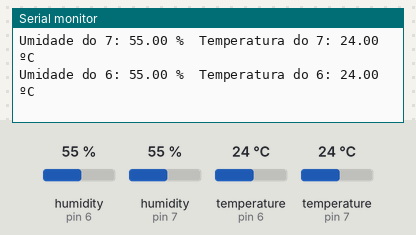
The sketch below on a simulated Arduino Uno, built with avr-gcc and run on an emulated ATmega328P. Parts: the last lines printed to the serial monitor. The inputs (shaded band) are chosen by the test bench; at power-on: humidity (sensors on pin 6, pin 7) 55 %, temperature (sensors on pin 6, pin 7) 24 °C.

Above: at 3.0 s.
3.1 s: humidity (sensor on pin 6) set to 22 %
At 4.73 s:
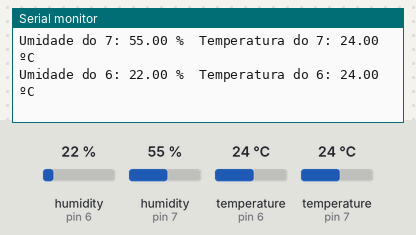
6.0 s: humidity (sensor on pin 7) set to 22 %
At 6.5 s:
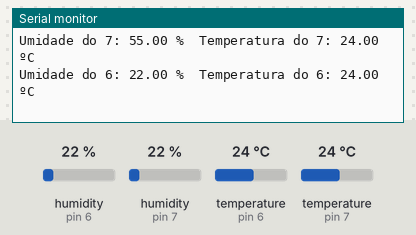
8.9 s: temperature (sensor on pin 6) set to 12 °C
At 9.08 s:
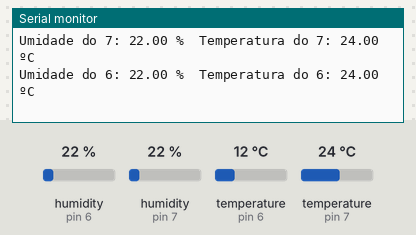
11.8 s: temperature (sensor on pin 7) set to 12 °C
At 11.8 s:
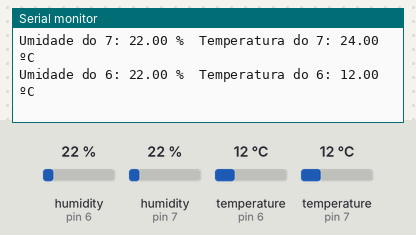
14.7 s: humidity (sensor on pin 6) set to 40 %
At 15.2 s:
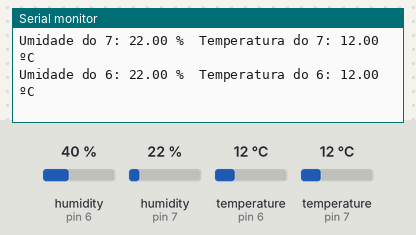
17.6 s: humidity (sensor on pin 7) set to 40 %
At 17.79 s:
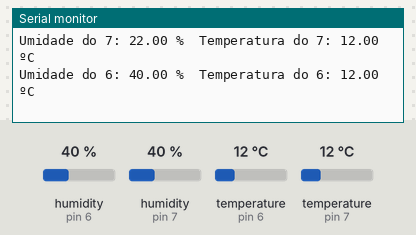
Timing chart, 0 to 20.6 s (numbered marks = the images above; inputs shaded):
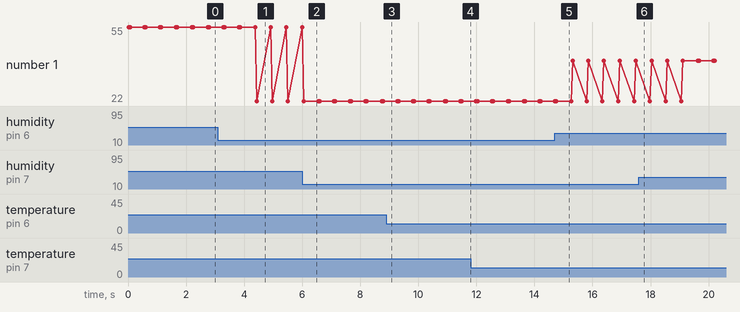

The sketch:

temperatura.ino
```cpp
#include "DHT.h"
const int DHTPIN7 = 7;
const int DHTPIN6 = 6; //pino que estamos conectado
const int DHTTYPE = DHT11; // DHT11 ou DHT22
DHT dht7(DHTPIN7, DHTTYPE);
DHT dht6(DHTPIN6, DHTTYPE);//Instanciação do objeto do sensor
void setup() {
Serial.begin(9600);
dht7.begin();
dht6.begin();
}
void loop() {
// A leitura da temperatura e umidade pode levar até 250ms!
float h7 = dht7.readHumidity();//Valor da umidade
float t7 = dht7.readTemperature(); //Valor da temperatura
if (isnan(t7) || isnan(h7)) {
Serial.println("Erro ao ler do DHT");
} else {
Serial.print("Umidade do 7: ");
Serial.print(h7); Serial.print(" %\t");
Serial.print("Temperatura do 7: ");
Serial.print(t7); Serial.println(" ºC");
}

float h6 = dht6.readHumidity();//Valor da umidade
float t6 = dht6.readTemperature(); //Valor da temperatura
if (isnan(t6) || isnan(h6)) {
Serial.println("Erro ao ler do DHT");
} else {
Serial.print("Umidade do 6: ");
Serial.print(h6); Serial.print(" %\t");
Serial.print("Temperatura do 6: ");
Serial.print(t6); Serial.println(" ºC");
}
delay(500);
}
```

Measured:
- after the input at 3.1 s, the serial monitor: prints a new line after 1.3 s (image 1)
- plotted number 1: 22 → 40 after the input at 14.7 s
